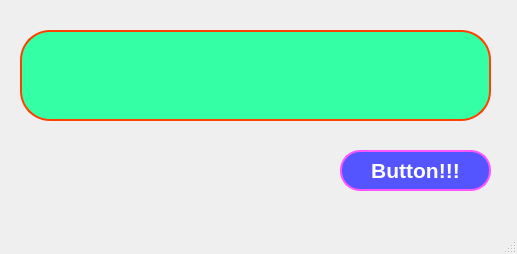
<?xml version="1.0" encoding="UTF-8"?>
<ui version="4.0">
 <class>MainWindow</class>
 <widget class="QMainWindow" name="MainWindow">
  <property name="geometry">
   <rect>
    <x>0</x>
    <y>0</y>
    <width>517</width>
    <height>254</height>
   </rect>
  </property>
  <property name="windowTitle">
   <string>MainWindow</string>
  </property>
  <widget class="QWidget" name="centralwidget">
   <widget class="QPushButton" name="pushButton">
    <property name="geometry">
     <rect>
      <x>340</x>
      <y>150</y>
      <width>151</width>
      <height>41</height>
     </rect>
    </property>
    <property name="font">
     <font>
      <pointsize>16</pointsize>
      <weight>75</weight>
      <bold>true</bold>
     </font>
    </property>
    <property name="styleSheet">
     <string notr="true">QPushButton {
	background: rgb(85, 85, 255);
	border: 2px solid rgb(255, 85, 255);
	border-radius: 20px;
	color: white;
}

QPushButton:hover{
	background-color: rgb(255, 0, 0);
	border: 2px solid rgb(255, 0, 0);
}</string>
    </property>
    <property name="text">
     <string>Button!!!</string>
    </property>
   </widget>
   <widget class="QLineEdit" name="lineEdit">
    <property name="geometry">
     <rect>
      <x>20</x>
      <y>30</y>
      <width>471</width>
      <height>91</height>
     </rect>
    </property>
    <property name="font">
     <font>
      <pointsize>16</pointsize>
     </font>
    </property>
    <property name="styleSheet">
     <string notr="true">QLineEdit {
	background: rgb(53, 255, 164);
	border: 2px solid rgb(255, 65, 2);
	border-radius: 30px;
}

QLineEdit:focus {
	border: 2px solid rgb(255, 255, 0);
}</string>
    </property>
   </widget>
  </widget>
  <widget class="QMenuBar" name="menubar">
   <property name="geometry">
    <rect>
     <x>0</x>
     <y>0</y>
     <width>517</width>
     <height>21</height>
    </rect>
   </property>
  </widget>
  <widget class="QStatusBar" name="statusbar"/>
 </widget>
 <resources/>
 <connections/>
</ui>
